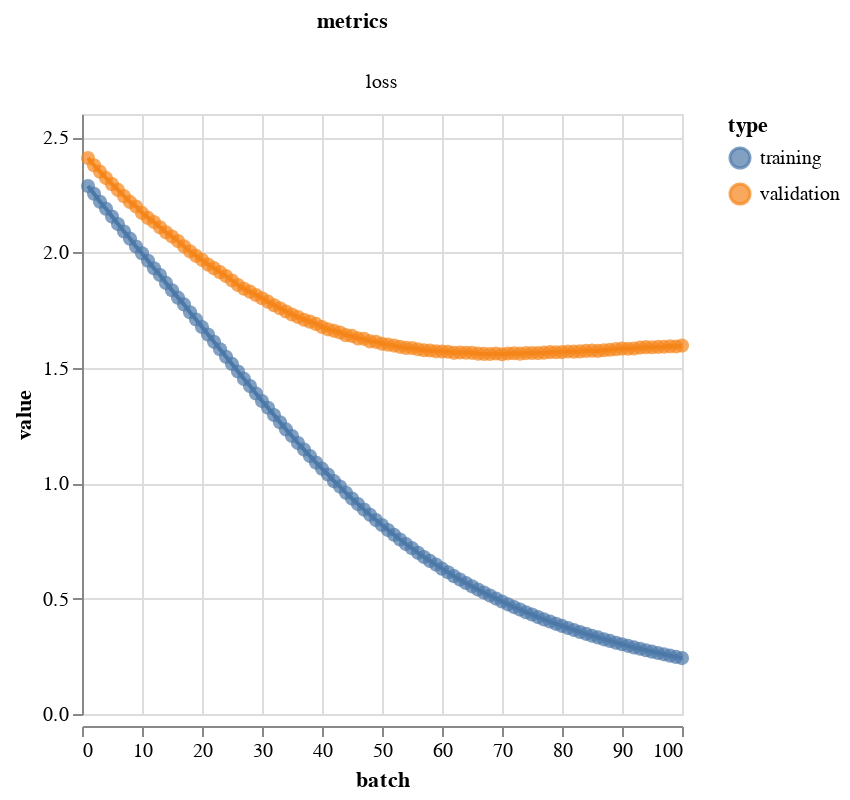

The notebook cell this image was saved under:
### Code cell
MetricsVis(output.history)

### Figure 1 — Vega-Lite specification as saved in the notebook (floating-point values rounded to 4 significant figures; data arrays with more than 128 entries replaced by an {"elided": "..."} marker saying what was removed)
{"config": {"view": {"continuousWidth": 300, "continuousHeight": 300}}, "data": {"name": "data-ae7536497fce8573be3900594071ef1a"}, "facet": {"column": {"field": "metrics", "type": "nominal"}}, "spec": {"layer": [{"mark": {"type": "circle", "size": 50}, "encoding": {"color": {"field": "type", "type": "nominal"}, "tooltip": [{"field": "batch", "type": "quantitative"}, {"field": "value", "type": "quantitative"}], "x": {"field": "batch", "type": "quantitative"}, "y": {"field": "value", "type": "quantitative"}}}, {"mark": {"type": "line"}, "encoding": {"color": {"field": "type", "type": "nominal"}, "x": {"field": "batch", "type": "quantitative"}, "y": {"field": "value", "type": "quantitative"}}}], "height": 300, "width": 300}, "resolve": {"scale": {"y": "independent"}}, "$schema": "https://vega.github.io/schema/vega-lite/v5.17.0.json", "datasets": {"data-ae7536497fce8573be3900594071ef1a": {"elided": "200 records"}}}
